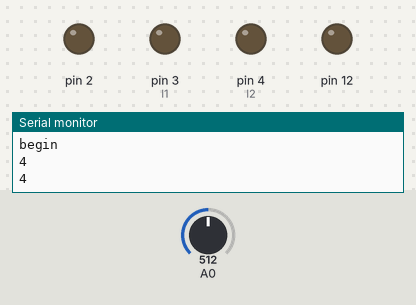
A sketch run on a simulated Arduino Uno, built with avr-gcc and run on an emulated ATmega328P. Shown: output pins drawn as LEDs (lit = HIGH), the last lines printed to the serial monitor. The test bench sets the inputs (shaded band); at power-on: A0 = 512. Pins used as bus, display or sensor lines are not drawn.

Above: at 1.8 s.
1.9 s: A0 set to 240
3.4 s: A0 set to 214
At 5.1 s:
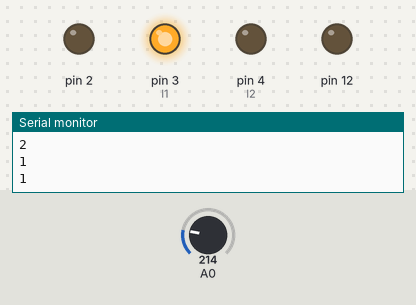
5.5 s: A0 set to 306
At 6.7 s:
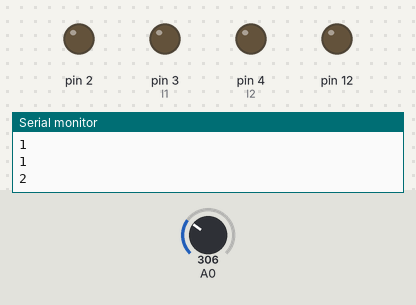
7.5 s: A0 set to 122
At 9.4 s:
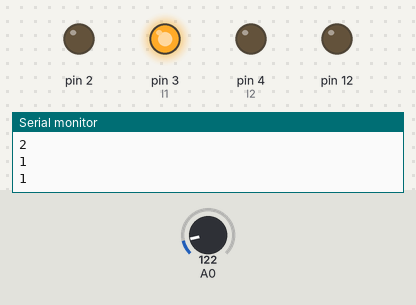
Timing chart, 0 to 10.5 s (numbered marks = the images above; inputs shaded):
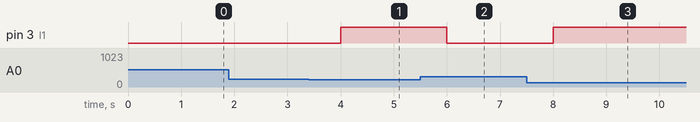

Measured:
- the behaviour switches between 228 and 227 on A0 (found by bisection; images 0 and 1)
- after the input at 3.4 s, pin 3 (l1): LOW → HIGH after 0.60 s
- after the input at 5.5 s, pin 3 (l1): HIGH → LOW after 0.50 s
- after the input at 7.5 s, pin 3 (l1): LOW → HIGH after 0.50 s

The sketch:

car2.ino
```cpp
boolean red=false;
#define r1 5
#define r2 6
#define l1 3
#define l2 4

#define st 0
#define up 1
#define dw 2
#define rt 3
#define lt 4
#define ur 5
#define ul 6
#define dr 7
#define dl 8
#define b1 9
#define b2 10
#define b3 11
#define b4 12

void setmotor(int A, int B) {
	//Serial.print(A);
	//Serial.print(",");
	//Serial.println(B);
  if (A > 0) {
    //analogWrite(rs, A);
    analogWrite(r1, A);
    digitalWrite(r2, LOW);
  } else if (A < 0) {
    //analogWrite(rs, abs(A));
    digitalWrite(r1, LOW);
    analogWrite(r2, A);
  } else {
    //analogWrite(rs, 0);
    digitalWrite(r1, LOW);
    digitalWrite(r2, LOW);
  }
  if (B > 0) {
    //analogWrite(ls, B);
    analogWrite(l1, B);
    digitalWrite(l2, LOW);
  } else if (B < 0) {
    //analogWrite(ls, abs(B));
    digitalWrite(l1, LOW);
    analogWrite(l2, B);
  } else {
    //analogWrite(ls, 0);
    digitalWrite(l1, LOW);
    digitalWrite(l2, LOW);
  }
}
void setup() {
  // put your setup codree here, to run once:
  Serial.begin(9600);
  Serial.println("begin");
  for (int i = 2; i < 7; i++) {
    pinMode(i, OUTPUT);
  }
  pinMode(12,OUTPUT);

}

void loop() {
	int mode = analogRead(A0);
	mode = map(mode,0,1024,0,9);
  Serial.println(mode);
    // put your main code here, to run repeatedly:
    switch(mode){
		case up:   //前進
			//Serial.println("up");
			setmotor(255, 255);
			delay(0);
			break;
        case dw:   //後退
			//Serial.println("down");
			setmotor(-255, -255);
			delay(0);

			break;
		case rt:   //右轉
			setmotor(-150, 150);
			delay(0);
			break;
        case lt:    //左轉
			setmotor(150, -150);
			delay(0);
			break;
		case ur:	//右上
			setmotor(0,150);
			break;
		case ul:  	//左上
			setmotor(150,0);
			break;
		case dr:	//右下
			setmotor(0,-150);
			break;
		case dl:	//左下
			setmotor(-150,0);
			break;
        case b1:  //LEDred
			red= !red;
			digitalWrite(12,red);
			break;
        case b2:   //蜂鳴器
			analogWrite(9,200);
			delay(0);
			analogWrite(9,0);
			break;
		default:   //停車
			setmotor(0, 0);
			break;
		}
    delay(1000);
}
```
